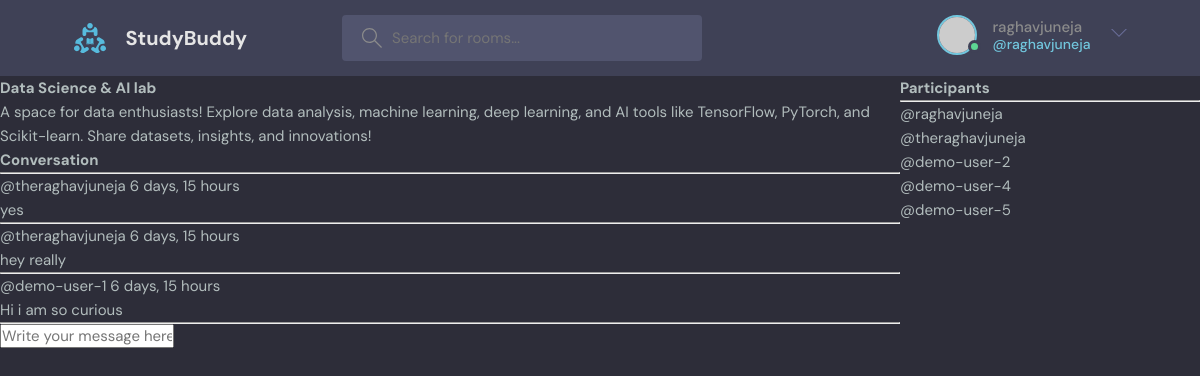
The app's page /room/3/ (signed in) with its own data.
### base/models.py (models this page shows, shortened)
class Room(models.Model):
    host=models.ForeignKey(User,on_delete=models.SET_NULL,null=True)
    topic=models.ForeignKey(Topic,on_delete=models.SET_NULL,null=True)
    name=models.CharField(max_length=200)
    description=models.TextField(null=True,blank=True)
    participants=models.ManyToManyField(User,related_name='participants',blank=True)
    updated=models.DateTimeField(auto_now=True)
    created=models.DateTimeField(auto_now_add=True)
    class Meta:
        ordering=['-updated','-created']

class Message(models.Model):
    user=models.ForeignKey(User,on_delete=models.CASCADE)
    room=models.ForeignKey(Room,on_delete=models.CASCADE)
    body = models.TextField(null=True, blank=True)
    updated=models.DateTimeField(auto_now=True)
    created=models.DateTimeField(auto_now_add=True)
    class Meta:
        ordering=['-updated','-created']
    def __str__(self):
        return self.body[0:50]

### base/views.py (the view, shortened to what this page needs)
# urls.py: path('room/<int:pk>/',views.room,name='room'),
def room(request,pk):
    room=Room.objects.get(id=pk) # get the room having id=pk
    room_messages=room.message_set.all().order_by('-created')
    participants=room.participants.all() # to get all the participants
    print(room_messages)
    context = {'room': room, 'room_messages': room_messages,'participants':participants}
    return render(request,'base/room.html',context)

### base/templates/base/room.html (shortened to what this page needs)
{% extends 'main.html'%}
{% block content %}
<div class="room-container">
    <div>
        <h1>{{room.name}}</h1>
        <p>{{room.description}}</p>
        <div class="comment-wrapper">
            <h3>Conversation</h3>
            <hr>
            {% for message in room_messages  %}
            <div>
                <small>@{{message.user}} {{message.created|timesince }} </small>
                <p>{{message.body}}</p>
                <hr>
            </div>
            {% endfor %}
        </div>
        {% if request.user.is_authenticated %}
        <div class="comment-form">
            <form method="POST" action="">
                <input type= "text" name="body" placeholder="Write your message here...">
            </form>
        </div>
        {% endif %}
    </div>
    <div>
        <h3>Participants</h3>
        <hr>
        {% for user in participants %}
        <div>
            <p>@{{user.username}}</p>
        </div>
        {% endfor %}
    </div>
</div>
{% endblock %}

### templates/navbar.html (shortened to what this page needs)
<header class="header header--loggedIn">
    <div class="container">
      <a href="{% url 'home'}" class="header__logo">
        <img src="assets/logo.svg" />
        <h1>StudyBuddy</h1>
      </a>
      <form class="header__search" method="GET" action="{% url 'home' %}">
        <label>
          <input name="q" placeholder="Search for rooms..." />
        </label>
      </form>
      <nav class="header__menu">
        {% if request.user.is_authenticated %}
        <div class="header__user">
          <a href="profile.html">
            <div class="avatar avatar--medium active">
              <img src="https://randomuser.me/api/portraits/men/37.jpg" />
            </div>
            <p>{{request.user.username}}<span>@{{request.user.username}}</span></p>
          </a>
          <button class="dropdown-button">
            <svg version="1.1" xmlns="http://www.w3.org/2000/svg" width="32" height="32" viewBox="0 0 32 32">
              <title>chevron-down</title>
              <path d="M16 21l-13-13h-3l16 16 16-16h-3l-13 13z"></path>
            </svg>
          </button>
        </div>
        {% else %}
        <a href="{% url 'login' %}">
          <img src="./assets/avatar.svg" />
          <p>Login</p>
        </a>
        {% endif %}
      </nav>
    </div>
  </header>

### static/styles/main.css (style rules this page uses)
:root { --color-main: #71c6dd; --color-main-light: #e1f6fb; --color-dark: #3f4156; --color-dark-medium: #51546e; --color-dark-light: #696d97; --color-light: #e5e5e5; --color-gray: #8b8b8b; --color-light-gray: #b2bdbd; --color-bg: #2d2d39; --color-success: #5dd693; --color-error: #fc4b0b; }
* { font-family: "DM Sans", -apple-system, BlinkMacSystemFont, "Segoe UI", Roboto, Oxygen, Ubuntu, Cantarell, "Open Sans", "Helvetica Neue", sans-serif; margin: 0; padding: 0; box-sizing: border-box; text-rendering: optimizeLegibility; font-size: inherit; }
html { font-size: 56.25%; }
@media only screen and (min-width: 1200px) { html { font-size: 62.5%; } }
body { line-height: 1.6; font-weight: 400; font-size: 1.5rem; color: var(--color-light-gray); background-color: var(--color-bg); min-height: 100vh; }
img { width: 100%; }
a { display: inline-block; color: var(--color-main); text-decoration: none; }
.container { max-width: 120rem; width: 90%; margin: auto; }
.avatar { position: relative; display: inline-block; border-radius: 50%; border: 2px solid var(--color-main); }
.avatar img { display: block; border-radius: 50%; object-fit: cover; object-position: center; }
.avatar::after { content: ""; display: block; position: absolute; background-color: var(--color-gray); z-index: 111; border-radius: 50%; border: 0.3rem solid var(--color-dark); }
.avatar.active::after { background-color: var(--color-success); }
.avatar.avatar--medium img { width: 3.6rem; height: 3.6rem; border-radius: 50%; }
.avatar.avatar--medium:after { width: 0.7rem; height: 0.7rem; bottom: 0px; right: -6px; }
.header { padding: 1.5rem; background-color: var(--color-dark); }
.header > .container { display: flex; gap: 9.5rem; }
.header__logo, .header__user { display: flex; gap: 2rem; align-items: center; }
.header__logo > img { height: 3.2rem; width: 3.2rem; }
.header__logo > h1 { font-weight: 700; font-size: 2rem; color: var(--color-light); }
.header__search > label { background-color: var(--color-dark-medium); padding: 1.3rem 1rem; display: flex; align-items: center; gap: 1rem; border-radius: 4px; }
.header__search svg { fill: var(--color-gray); width: 2rem; height: 2rem; margin-left: 1rem; }
.header__search input { width: 30rem; background: transparent; border: none; outline: none; color: var(--color-light); }
.header__menu { margin-left: auto; position: relative; }
.header__menu a { display: flex; gap: 1.5rem; align-items: center; font-weight: 500; text-decoration: none; color: var(--color-gray); }
.header__menu img { height: 3.6rem; }
.header__menu p { line-height: 1.2; }
.header__menu span { color: var(--color-main); font-weight: 500; font-size: 1.4rem; display: block; }
.header__menu svg { width: 1.6rem; height: 1.6rem; fill: var(--color-dark-light); }
.dropdown-button { background: transparent; border: 0; outline: 0; cursor: pointer; }

### base/templates/base/room.html (style rules this page uses)
.room-container { display: grid; grid-template-columns: 3fr 1fr; }

### records on screen
Room: name "Data Science & AI lab", description "A space for data enthusiasts! Explore data analysis, machine learning, deep learning, and AI tools like TensorFlow, PyTorch, and Scikit-learn. Share datasets, insights, and innovations!"
Message: user "theraghavjuneja", created "6 days, 15 hours", body "yes"
Message: user "theraghavjuneja", created "6 days, 15 hours", body "hey really"
Message: user "demo-user-1", created "6 days, 15 hours", body "Hi i am so curious"

### other values on screen
{{ request.user.username }} "raghavjuneja"
{{ user.username }} "raghavjuneja"
{{ user.username }} "theraghavjuneja"
{{ user.username }} "demo-user-2"
{{ user.username }} "demo-user-4"
{{ user.username }} "demo-user-5"
